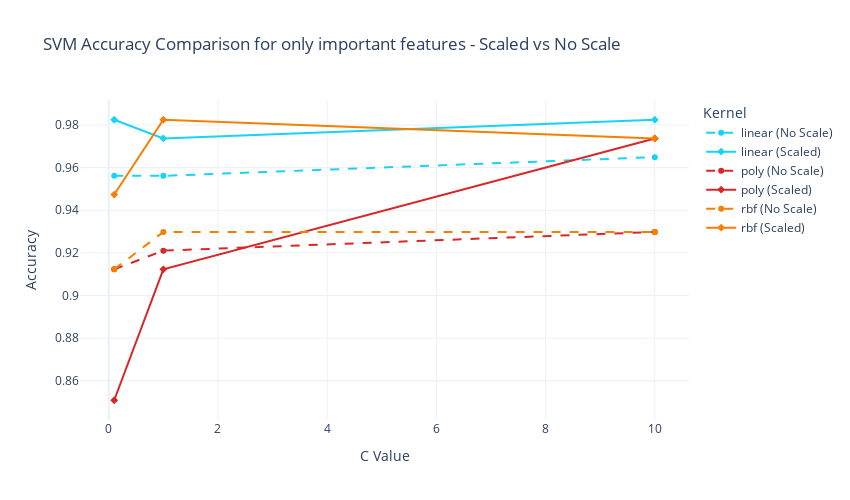

The cell this chart's notebook holds for it:
### Markdown cell above
### Compare Accuracy Before and After Scaling

### Code cell
# Define hyperparameters to experiment with
C_values = [0.1, 1, 10]
kernels = ['linear', 'poly', 'rbf']

# Initialize DataFrames to store results
df_scaled = pd.DataFrame(columns=kernels, index=C_values)
df_no_scale = pd.DataFrame(columns=kernels, index=C_values)

# Train and evaluate models for each combination of kernel and C value
for C in C_values:
    for kernel in kernels:
        # Raw Features - No Scaling
        model_raw = SVC(C=C, kernel=kernel, random_state=42)
        model_raw.fit(X_train, y_train)
        acc_raw = model_raw.score(X_test, y_test)
        df_no_scale.loc[C, kernel] = acc_raw

        # Scaled Features
        model_scaled = SVC(C=C, kernel=kernel, random_state=42)
        model_scaled.fit(X_train_scaled, y_train)
        acc_scaled = model_scaled.score(X_test_scaled, y_test)
        df_scaled.loc[C, kernel] = acc_scaled

# Set colors for different kernels in visualization
kernel_colors = {
    'linear': '#19d3f3',
    'poly': '#d62828',
    'rbf': '#f77f00'
}

# Create a Plotly figure to compare accuracy across kernels and scaling
fig = go.Figure()

# Add traces for each kernel (scaled vs no scale)
for kernel in kernels:
    color = kernel_colors[kernel]

    # Accuracy without scaling
    fig.add_trace(go.Scatter(
        x=C_values,
        y=df_no_scale[kernel],
        mode='lines+markers',
        name=f'{kernel} (No Scale)',
        line=dict(color=color, dash='dash'),
        marker=dict(symbol='circle')
    ))

    # Accuracy with scaling
    fig.add_trace(go.Scatter(
        x=C_values,
        y=df_scaled[kernel],
        mode='lines+markers',
        name=f'{kernel} (Scaled)',
        line=dict(color=color, dash='solid'),
        marker=dict(symbol='diamond')
    ))

# Update layout for better readability
fig.update_layout(
    title='SVM Accuracy Comparison for only important features - Scaled vs No Scale',
    xaxis_title='C Value',
    yaxis_title='Accuracy',
    legend_title='Kernel',
    template='plotly_white',
    width=850,
    height=500
)
fig.show()

### Figure 1 — Plotly figure (JSON) as saved in the notebook; plotly's stock layout.template omitted (floating-point values rounded to 4 significant figures)
{"data": [{"line": {"color": "#19d3f3", "dash": "dash"}, "marker": {"symbol": "circle"}, "mode": "lines+markers", "name": "linear (No Scale)", "type": "scatter", "x": [0.1, 1, 10], "y": [0.9561, 0.9561, 0.9649]}, {"line": {"color": "#19d3f3", "dash": "solid"}, "marker": {"symbol": "diamond"}, "mode": "lines+markers", "name": "linear (Scaled)", "type": "scatter", "x": [0.1, 1, 10], "y": [0.9825, 0.9737, 0.9825]}, {"line": {"color": "#d62828", "dash": "dash"}, "marker": {"symbol": "circle"}, "mode": "lines+markers", "name": "poly (No Scale)", "type": "scatter", "x": [0.1, 1, 10], "y": [0.9123, 0.9211, 0.9298]}, {"line": {"color": "#d62828", "dash": "solid"}, "marker": {"symbol": "diamond"}, "mode": "lines+markers", "name": "poly (Scaled)", "type": "scatter", "x": [0.1, 1, 10], "y": [0.8509, 0.9123, 0.9737]}, {"line": {"color": "#f77f00", "dash": "dash"}, "marker": {"symbol": "circle"}, "mode": "lines+markers", "name": "rbf (No Scale)", "type": "scatter", "x": [0.1, 1, 10], "y": [0.9123, 0.9298, 0.9298]}, {"line": {"color": "#f77f00", "dash": "solid"}, "marker": {"symbol": "diamond"}, "mode": "lines+markers", "name": "rbf (Scaled)", "type": "scatter", "x": [0.1, 1, 10], "y": [0.9474, 0.9825, 0.9737]}], "layout": {"height": 500, "legend": {"title": {"text": "Kernel"}}, "title": {"text": "SVM Accuracy Comparison for only important features - Scaled vs No Scale"}, "width": 850, "xaxis": {"title": {"text": "C Value"}}, "yaxis": {"title": {"text": "Accuracy"}}}}
